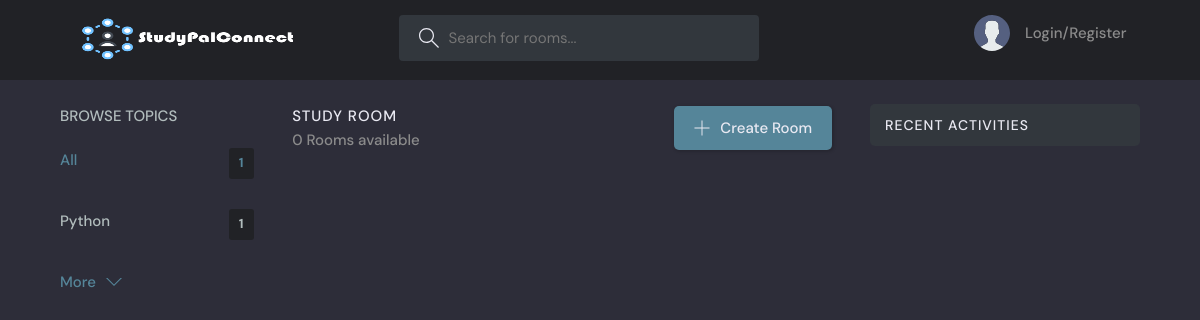
The app's page /?q=History, older data.
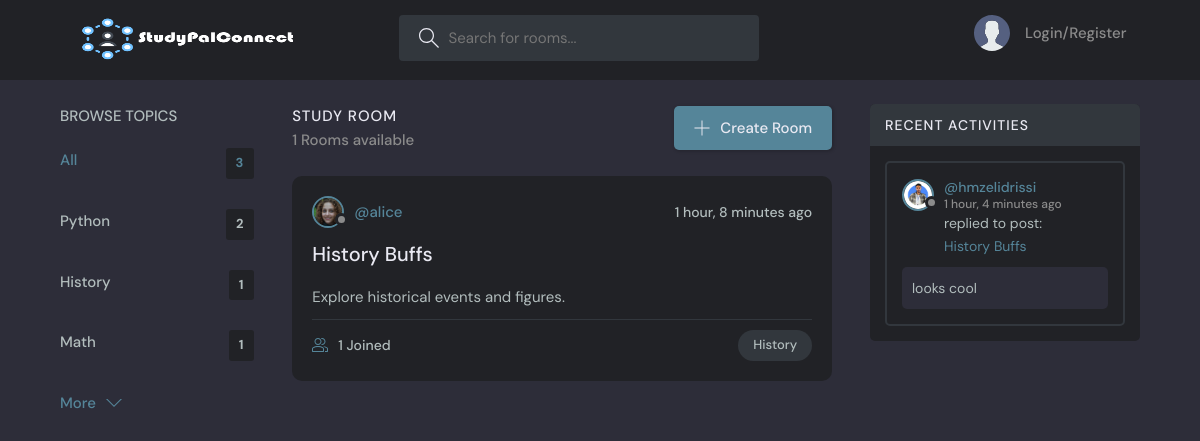
The same page, newer data.
### Core/models.py (models this page shows, shortened)
class Topic(models.Model):
    name = models.CharField(max_length=200)

class Room(models.Model):
    host = models.ForeignKey(User, on_delete=models.SET_NULL, null=True)
    topic = models.ForeignKey(Topic, on_delete=models.SET_NULL, null=True)
    name = models.CharField(max_length=200)
    description = models.TextField(null=True, blank=True)
    participants = models.ManyToManyField(User, related_name='participants', blank=True)
    updated = models.DateTimeField(auto_now=True)
    created = models.DateTimeField(auto_now_add=True)
    class Meta:
        ordering = ['-created', '-updated']
    def __str__(self):
        return self.name

class User(AbstractUser):
    full_name = models.CharField(max_length=200, null=True)
    email = models.EmailField(unique=True, null=True)
    username = models.CharField(max_length=150, unique=True)
    avatar = models.ImageField(blank=True, null=True, default="avatar.svg")
    bio = models.TextField(max_length=500, blank=True)

class Message(models.Model):
    user = models.ForeignKey(User, on_delete=models.CASCADE)
    room = models.ForeignKey(Room, on_delete=models.CASCADE)
    body = models.TextField()
    updated = models.DateTimeField(auto_now=True)
    created = models.DateTimeField(auto_now_add=True)
    class Meta:
        ordering = ['-created', '-updated']

### Core/views.py (the view)
# urls.py: path('', views.home, name="home"),
def home(request):
    q = request.GET.get('q') if request.GET.get('q') is not None else ''
    rooms = Room.objects.filter(
        Q(topic__name__icontains=q) |
        Q(host__username__icontains=q) |
        Q(description__icontains=q) |
        Q(name__icontains=q)
    )
    rooms_count = rooms.count()
    topics = Topic.objects.all()[0:5]
    room_messages = Message.objects.filter(Q(room__topic__name__icontains=q))
    context = {
        'rooms': rooms,
        'topics': topics,
        'rooms_count': rooms_count,
        'room_messages': room_messages
    }
    return render(request, 'Core/home.html', context)

### templates/Core/home.html (shortened to what this page needs)
{% extends 'base.html' %}
{% block content %}
<main class="layout layout--3">
  <div class="container">
      {% include 'Core/topics_component.html' %}
    <div class="roomList">
      <div class="roomList__header">
        <div>
          <h2>Study Room</h2>
          <p>{{ rooms_count }} Rooms available</p>
        </div>
        <a class="btn btn--main" href="{% url 'create-room' %}">
          <svg version="1.1" xmlns="http://www.w3.org/2000/svg" width="32" height="32" viewBox="0 0 32 32">
            <title>add</title>
            <path
              d="M16.943 0.943h-1.885v14.115h-14.115v1.885h14.115v14.115h1.885v-14.115h14.115v-1.885h-14.115v-14.115z"
            ></path>
          </svg>
          Create Room
        </a>
      </div>
      {% include 'Core/feed_component.html' %}
    </div>
      {% include 'Core/activity_component.html' %}
  </div>
</main>
{% endblock %}

### templates/Core/topics_component.html
<div class="topics">
  <div class="topics__header">
    <h2>Browse Topics</h2>
  </div>
  <ul class="topics__list">
    <li>
      <a href="" class="active">All <span>{{ topics.count }}</span></a>
    </li>
  {% for topic in topics %}
    <li>
      <a href="{% url 'home' %}?q={{ topic.name }}">{{ topic.name }} <span>{{ topic.room_set.all.count }}</span></a>
    </li>
  {% endfor %}
  </ul>
  <a class="btn btn--link" href="{% url 'topics' %}">
    More
    <svg version="1.1" xmlns="http://www.w3.org/2000/svg" width="32" height="32" viewBox="0 0 32 32">
      <title>chevron-down</title>
      <path d="M16 21l-13-13h-3l16 16 16-16h-3l-13 13z"></path>
    </svg>
  </a>
</div>

### templates/Core/feed_component.html (shortened to what this page needs)
{% for room in rooms %}
<div class="roomListRoom">
    <div class="roomListRoom__header">
      <a href="{% url 'profile' room.host.id %}" class="roomListRoom__author">
        <div class="avatar avatar--small">
          <img src="{{ room.host.avatar.url }}" />
        </div>
        <span>@{{ room.host.username }}</span>
      </a>
      <div class="roomListRoom__actions">
        <span>{{ room.created|timesince }} ago</span>
      </div>
    </div>
    <div class="roomListRoom__content">
      <a href="{% url 'room' room.id %}">{{ room.name }}</a>
        <p>
            {{ room.description }}
        </p>
    </div>
    <div class="roomListRoom__meta">
      <a href="{% url 'room' room.id %}" class="roomListRoom__joined">
        {{ room.participants.all.count }} Joined
      </a>
      <p class="roomListRoom__topic">{{ room.topic.name }}</p>
    </div>
</div>
{% endfor %}

### templates/Core/activity_component.html (shortened to what this page needs)
<div class="activities">
  <div class="activities__header">
    <h2>Recent Activities</h2>
  </div>
    {% for message in room_messages %}
  <div class="activities__box">
    <div class="activities__boxHeader roomListRoom__header">
      <a href="{% url 'profile' message.user.id %}" class="roomListRoom__author">
        <div class="avatar avatar--small">
          <img src="{{ message.user.avatar.url }}" />
        </div>
        <p>
          @{{ message.user.username }}
          <span>{{ message.created|timesince }} ago</span>
        </p>
      </a>
    </div>
    <div class="activities__boxContent">
      <p>replied to post:
          <a href="{% url 'room' message.room.id %}">{{ message.room }}</a>
      </p>
      <div class="activities__boxRoomContent">
          {{ message.body }}
      </div>
    </div>
  </div>
    {% endfor %}
</div>

Row changes from the older to the newer data that the page shows:
computed for Topic "Python": room_set.all.count "1" → "2"
added Topic: name "History", room_set.all.count "1"
added Topic: name "Math", room_set.all.count "1"
added Room: host.avatar (picture), host.username "alice", created "1 hour, 8 minutes", name "History Buffs", description "Explore historical events and figures.", participants.all.count "1", topic.name "History"
added Message: user.avatar (picture), user.username "hmzelidrissi", created "1 hour, 4 minutes", room "History Buffs", body "looks cool"
Text that changed along with them:
{{ topics.count }}: "1" → "3"
{{ rooms_count }}: "0" → "1"
